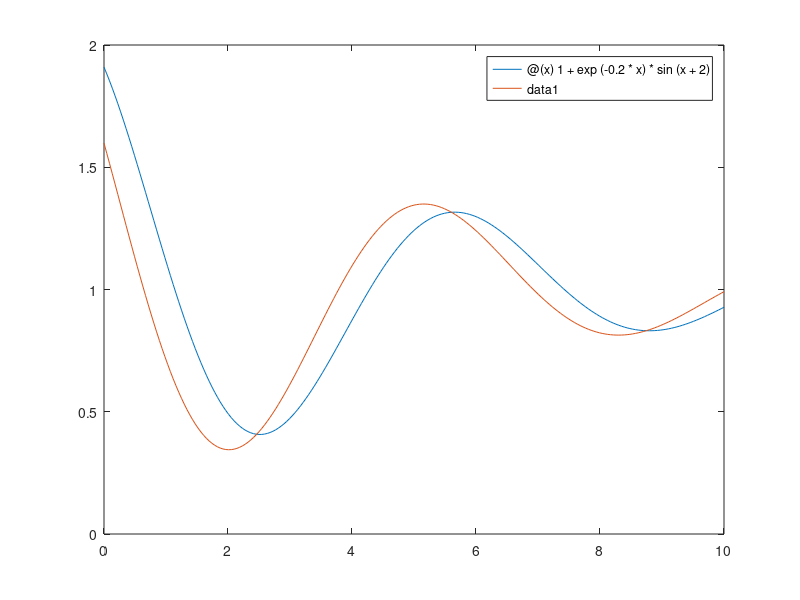

The MATLAB script that drew this image:
x=0:0.001:10;

y = @(x) 1+exp(-0.2*x)*sin(x+2);

MIN=fminbnd(y, 0, 10);
fprintf("(%.4f, %.4f)", MIN, y(MIN))

fplot(y, [0,10], 0.001)
hold on;

y = @(x) 1+exp(-0.2*x)*sin(x+2.5);
MIN=fminbnd(y, 0, 10);
fprintf("(%.4f, %.4f)", MIN, y(MIN))
fplot(y, [0,10], 0.001)
